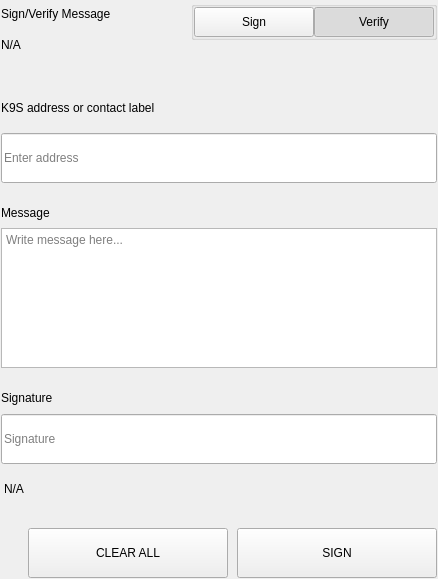
<?xml version="1.0" encoding="UTF-8"?>
<ui version="4.0">
 <class>SettingsSignMessageWidgets</class>
 <widget class="QWidget" name="SettingsSignMessageWidgets">
  <property name="geometry">
   <rect>
    <x>0</x>
    <y>0</y>
    <width>438</width>
    <height>579</height>
   </rect>
  </property>
  <property name="windowTitle">
   <string>Form</string>
  </property>
  <layout class="QVBoxLayout" name="verticalLayout">
   <property name="spacing">
    <number>0</number>
   </property>
   <property name="leftMargin">
    <number>0</number>
   </property>
   <property name="topMargin">
    <number>0</number>
   </property>
   <property name="rightMargin">
    <number>0</number>
   </property>
   <property name="bottomMargin">
    <number>0</number>
   </property>
   <item>
    <widget class="QWidget" name="left" native="true">
     <layout class="QVBoxLayout" name="verticalLayout_3">
      <property name="leftMargin">
       <number>0</number>
      </property>
      <property name="topMargin">
       <number>0</number>
      </property>
      <property name="rightMargin">
       <number>0</number>
      </property>
      <property name="bottomMargin">
       <number>0</number>
      </property>
      <item>
       <widget class="QWidget" name="container_sign" native="true">
        <layout class="QVBoxLayout" name="verticalLayout_2">
         <property name="spacing">
          <number>0</number>
         </property>
         <property name="leftMargin">
          <number>1</number>
         </property>
         <property name="topMargin">
          <number>1</number>
         </property>
         <property name="rightMargin">
          <number>1</number>
         </property>
         <property name="bottomMargin">
          <number>1</number>
         </property>
         <item>
          <layout class="QHBoxLayout" name="horizontalLayout_3" stretch="3,1">
           <property name="spacing">
            <number>40</number>
           </property>
           <item>
            <layout class="QVBoxLayout" name="verticalLayoutTitle">
             <property name="spacing">
              <number>5</number>
             </property>
             <item>
              <widget class="QLabel" name="labelTitle">
               <property name="text">
                <string>Sign/Verify Message</string>
               </property>
              </widget>
             </item>
             <item>
              <widget class="QLabel" name="labelSubtitle1">
               <property name="text">
                <string notr="true">N/A</string>
               </property>
               <property name="wordWrap">
                <bool>true</bool>
               </property>
              </widget>
             </item>
            </layout>
           </item>
           <item alignment="Qt::AlignRight|Qt::AlignTop">
            <widget class="QWidget" name="containerSwitch" native="true">
             <property name="styleSheet">
              <string notr="true">#containerSwitch{
	padding-top:9px;
}</string>
             </property>
             <layout class="QVBoxLayout" name="verticalLayout_6">
              <property name="spacing">
               <number>4</number>
              </property>
              <property name="leftMargin">
               <number>0</number>
              </property>
              <property name="topMargin">
               <number>0</number>
              </property>
              <property name="rightMargin">
               <number>0</number>
              </property>
              <property name="bottomMargin">
               <number>0</number>
              </property>
              <item alignment="Qt::AlignRight">
               <widget class="QGroupBox" name="groupBox">
                <property name="sizePolicy">
                 <sizepolicy hsizetype="Fixed" vsizetype="Preferred">
                  <horstretch>0</horstretch>
                  <verstretch>0</verstretch>
                 </sizepolicy>
                </property>
                <property name="title">
                 <string/>
                </property>
                <property name="alignment">
                 <set>Qt::AlignRight|Qt::AlignTop|Qt::AlignTrailing</set>
                </property>
                <layout class="QHBoxLayout" name="horizontalLayout_4">
                 <property name="spacing">
                  <number>0</number>
                 </property>
                 <property name="leftMargin">
                  <number>0</number>
                 </property>
                 <property name="topMargin">
                  <number>0</number>
                 </property>
                 <property name="rightMargin">
                  <number>0</number>
                 </property>
                 <property name="bottomMargin">
                  <number>0</number>
                 </property>
                 <item>
                  <widget class="QPushButton" name="pushSign">
                   <property name="minimumSize">
                    <size>
                     <width>120</width>
                     <height>30</height>
                    </size>
                   </property>
                   <property name="maximumSize">
                    <size>
                     <width>120</width>
                     <height>30</height>
                    </size>
                   </property>
                   <property name="focusPolicy">
                    <enum>Qt::NoFocus</enum>
                   </property>
                   <property name="text">
                    <string>Sign</string>
                   </property>
                   <property name="checkable">
                    <bool>true</bool>
                   </property>
                   <property name="autoExclusive">
                    <bool>true</bool>
                   </property>
                  </widget>
                 </item>
                 <item>
                  <widget class="QPushButton" name="pushVerify">
                   <property name="minimumSize">
                    <size>
                     <width>120</width>
                     <height>30</height>
                    </size>
                   </property>
                   <property name="maximumSize">
                    <size>
                     <width>120</width>
                     <height>30</height>
                    </size>
                   </property>
                   <property name="focusPolicy">
                    <enum>Qt::NoFocus</enum>
                   </property>
                   <property name="text">
                    <string>Verify</string>
                   </property>
                   <property name="checkable">
                    <bool>true</bool>
                   </property>
                   <property name="checked">
                    <bool>true</bool>
                   </property>
                   <property name="autoExclusive">
                    <bool>true</bool>
                   </property>
                  </widget>
                 </item>
                </layout>
               </widget>
              </item>
              <item alignment="Qt::AlignHCenter|Qt::AlignTop">
               <widget class="QLabel" name="labelSubtitleSwitch">
                <property name="text">
                 <string/>
                </property>
                <property name="alignment">
                 <set>Qt::AlignRight|Qt::AlignTrailing|Qt::AlignVCenter</set>
                </property>
               </widget>
              </item>
             </layout>
            </widget>
           </item>
          </layout>
         </item>
         <item>
          <spacer name="verticalSpacer_2">
           <property name="orientation">
            <enum>Qt::Vertical</enum>
           </property>
           <property name="sizeType">
            <enum>QSizePolicy::Fixed</enum>
           </property>
           <property name="sizeHint" stdset="0">
            <size>
             <width>20</width>
             <height>40</height>
            </size>
           </property>
          </spacer>
         </item>
         <item>
          <widget class="QWidget" name="containerAddress" native="true">
           <property name="sizePolicy">
            <sizepolicy hsizetype="Preferred" vsizetype="Fixed">
             <horstretch>0</horstretch>
             <verstretch>0</verstretch>
            </sizepolicy>
           </property>
           <layout class="QVBoxLayout" name="verticalLayout_5" stretch="0,0">
            <property name="spacing">
             <number>15</number>
            </property>
            <property name="leftMargin">
             <number>0</number>
            </property>
            <property name="topMargin">
             <number>0</number>
            </property>
            <property name="rightMargin">
             <number>0</number>
            </property>
            <property name="bottomMargin">
             <number>0</number>
            </property>
            <item>
             <widget class="QLabel" name="labelSubtitleAddress">
              <property name="minimumSize">
               <size>
                <width>0</width>
                <height>20</height>
               </size>
              </property>
              <property name="maximumSize">
               <size>
                <width>16777215</width>
                <height>20</height>
               </size>
              </property>
              <property name="text">
               <string>K9S address or contact label</string>
              </property>
             </widget>
            </item>
            <item>
             <widget class="QLineEdit" name="addressIn_SM">
              <property name="minimumSize">
               <size>
                <width>0</width>
                <height>50</height>
               </size>
              </property>
              <property name="maximumSize">
               <size>
                <width>16777215</width>
                <height>50</height>
               </size>
              </property>
              <property name="placeholderText">
               <string>Enter address</string>
              </property>
             </widget>
            </item>
           </layout>
          </widget>
         </item>
         <item>
          <spacer name="verticalSpacer_3">
           <property name="orientation">
            <enum>Qt::Vertical</enum>
           </property>
           <property name="sizeType">
            <enum>QSizePolicy::Fixed</enum>
           </property>
           <property name="sizeHint" stdset="0">
            <size>
             <width>20</width>
             <height>20</height>
            </size>
           </property>
          </spacer>
         </item>
         <item>
          <layout class="QVBoxLayout" name="verticalLayout_9">
           <property name="spacing">
            <number>5</number>
           </property>
           <item>
            <widget class="QLabel" name="labelSubtitleMessage">
             <property name="minimumSize">
              <size>
               <width>0</width>
               <height>20</height>
              </size>
             </property>
             <property name="maximumSize">
              <size>
               <width>16777215</width>
               <height>20</height>
              </size>
             </property>
             <property name="text">
              <string>Message</string>
             </property>
            </widget>
           </item>
           <item>
            <widget class="QPlainTextEdit" name="messageIn_SM">
             <property name="minimumSize">
              <size>
               <width>0</width>
               <height>140</height>
              </size>
             </property>
             <property name="maximumSize">
              <size>
               <width>16777215</width>
               <height>140</height>
              </size>
             </property>
             <property name="placeholderText">
              <string>Write message here...</string>
             </property>
            </widget>
           </item>
          </layout>
         </item>
         <item>
          <spacer name="verticalSpacer_4">
           <property name="orientation">
            <enum>Qt::Vertical</enum>
           </property>
           <property name="sizeType">
            <enum>QSizePolicy::Fixed</enum>
           </property>
           <property name="sizeHint" stdset="0">
            <size>
             <width>20</width>
             <height>20</height>
            </size>
           </property>
          </spacer>
         </item>
         <item>
          <widget class="QWidget" name="widget" native="true">
           <property name="minimumSize">
            <size>
             <width>0</width>
             <height>75</height>
            </size>
           </property>
           <property name="maximumSize">
            <size>
             <width>16777215</width>
             <height>16777215</height>
            </size>
           </property>
           <layout class="QVBoxLayout" name="verticalLayout_4">
            <property name="leftMargin">
             <number>0</number>
            </property>
            <property name="topMargin">
             <number>0</number>
            </property>
            <property name="rightMargin">
             <number>0</number>
            </property>
            <property name="bottomMargin">
             <number>0</number>
            </property>
            <item>
             <widget class="QLabel" name="labelSubtitleSignature">
              <property name="minimumSize">
               <size>
                <width>0</width>
                <height>20</height>
               </size>
              </property>
              <property name="maximumSize">
               <size>
                <width>16777215</width>
                <height>20</height>
               </size>
              </property>
              <property name="text">
               <string>Signature</string>
              </property>
             </widget>
            </item>
            <item>
             <widget class="QLineEdit" name="signatureOut_SM">
              <property name="minimumSize">
               <size>
                <width>0</width>
                <height>50</height>
               </size>
              </property>
              <property name="placeholderText">
               <string>Signature</string>
              </property>
             </widget>
            </item>
           </layout>
          </widget>
         </item>
         <item>
          <widget class="QLabel" name="statusLabel_SM">
           <property name="styleSheet">
            <string notr="true">padding-top:5px;</string>
           </property>
           <property name="text">
            <string notr="true">N/A</string>
           </property>
          </widget>
         </item>
         <item>
          <spacer name="verticalSpacer">
           <property name="orientation">
            <enum>Qt::Vertical</enum>
           </property>
           <property name="sizeType">
            <enum>QSizePolicy::Fixed</enum>
           </property>
           <property name="sizeHint" stdset="0">
            <size>
             <width>20</width>
             <height>20</height>
            </size>
           </property>
          </spacer>
         </item>
         <item>
          <layout class="QHBoxLayout" name="horizontalLayout_7">
           <property name="spacing">
            <number>9</number>
           </property>
           <item>
            <spacer name="horizontalSpacer_5">
             <property name="orientation">
              <enum>Qt::Horizontal</enum>
             </property>
             <property name="sizeType">
              <enum>QSizePolicy::Expanding</enum>
             </property>
             <property name="sizeHint" stdset="0">
              <size>
               <width>40</width>
               <height>20</height>
              </size>
             </property>
            </spacer>
           </item>
           <item>
            <widget class="QPushButton" name="pushButtonClear">
             <property name="minimumSize">
              <size>
               <width>200</width>
               <height>50</height>
              </size>
             </property>
             <property name="focusPolicy">
              <enum>Qt::NoFocus</enum>
             </property>
             <property name="text">
              <string>CLEAR ALL</string>
             </property>
            </widget>
           </item>
           <item>
            <widget class="QPushButton" name="pushButtonSave">
             <property name="minimumSize">
              <size>
               <width>200</width>
               <height>50</height>
              </size>
             </property>
             <property name="maximumSize">
              <size>
               <width>200</width>
               <height>50</height>
              </size>
             </property>
             <property name="focusPolicy">
              <enum>Qt::NoFocus</enum>
             </property>
             <property name="text">
              <string>SIGN</string>
             </property>
            </widget>
           </item>
          </layout>
         </item>
        </layout>
       </widget>
      </item>
     </layout>
    </widget>
   </item>
  </layout>
 </widget>
 <resources/>
 <connections/>
</ui>
